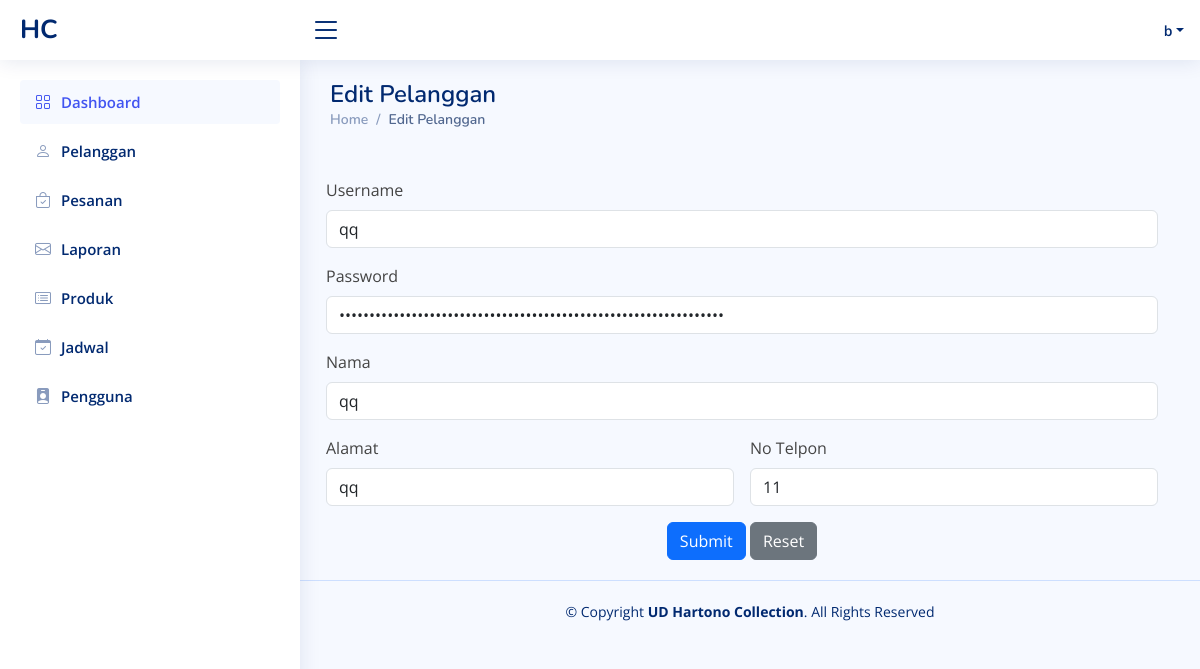
/admin/edit_pelanggan.php?id=PLG004 (signed in), run on the app's committed database.
### tables this page shows
CREATE TABLE `pelanggan` (
  `id_pelanggan` varchar(11) NOT NULL,
  `nama` varchar(100) NOT NULL,
  `alamat` varchar(200) NOT NULL,
  `no_telepon` varchar(15) NOT NULL,
  `username` varchar(250) NOT NULL,
  `password` varchar(250) NOT NULL
);

### admin/edit_pelanggan.php (the view, shortened to what this page needs)
<!DOCTYPE html>
<html lang="en">
<?php include 'root/head.php'; ?>
<body>
    <?php include 'root/navbar.php'; ?>
    <main id="main" class="main">
        <div class="pagetitle">
            <h1>Edit Pelanggan</h1>
            <nav>
                <ol class="breadcrumb">
                    <li class="breadcrumb-item"><a href="index.html">Home</a></li>
                    <li class="breadcrumb-item active">Edit Pelanggan</li>
                </ol>
            </nav>
        </div>
        <section class="section dashboard">
            <div class="row">
            <?php
    include('../koneksi/koneksi.php');
    if (isset($_GET['id'])) {
        $id_pelanggan = $_GET['id'];
        $sqlPelanggan = "SELECT * FROM pelanggan WHERE id_pelanggan = '$id_pelanggan'";
        $resultPelanggan = $conn->query($sqlPelanggan);
        if ($resultPelanggan->num_rows > 0) {
            $rowPelanggan = $resultPelanggan->fetch_assoc();
            ?>
            <form class="row g-3" action="proses_edit_pelanggan.php" method="post">
                <div class="col-md-12">
                  <label for="inputName5" class="form-label">Username</label>
                  <input type="text" name="username" value="<?php echo $rowPelanggan['username']; ?>" required class="form-control" id="inputName5">
                </div>
                <div class="col-md-12">
                  <label for="inputEmail5" class="form-label">Password</label>
                  <input type="password" name="password" value="<?php echo $rowPelanggan['password']; ?>" required class="form-control" id="inputEmail5">
                </div>
                <div class="col-md-12">
                  <label for="inputName5" class="form-label">Nama</label>
                  <input type="text" name="nama" value="<?php echo $rowPelanggan['nama']; ?>" required class="form-control" id="inputName5">
                </div>
                <div class="col-md-6">
                  <label for="inputEmail5" class="form-label">Alamat</label>
                  <input type="text" name="alamat" value="<?php echo $rowPelanggan['alamat']; ?>" required class="form-control" id="inputEmail5">
                </div>
                <div class="col-md-6">
                  <label for="inputPassword5" class="form-label">No Telpon</label>
                  <input type="text" name="no_telepon" value="<?php echo $rowPelanggan['no_telepon']; ?>" required class="form-control" id="inputPassword5">
                </div>
                <div class="text-center">
                  <button type="submit" class="btn btn-primary">Submit</button>
                  <button type="reset" class="btn btn-secondary">Reset</button>
                </div>
              </form>
              <?php
        } else {
            echo "Data pelanggan tidak ditemukan.";
        }
    } else {
        echo "ID pelanggan tidak valid.";
    }
    ?>
            </div>
        </section>
    </main>
    <?php include 'root/footer.php'; ?>
</body>
</html>

### admin/assets/css/style.css (style rules this page uses)
:root { scroll-behavior: smooth; }
body { font-family: "Open Sans", sans-serif; background: #f6f9ff; color: #444444; }
a { color: #4154f1; text-decoration: none; }
h1, h2, h3, h4, h5, h6 { font-family: "Nunito", sans-serif; }
#main { margin-top: 60px; padding: 20px 30px; transition: all 0.3s; }
.pagetitle { margin-bottom: 10px; }
.pagetitle h1 { font-size: 24px; margin-bottom: 0; font-weight: 600; color: #012970; }
.breadcrumb { font-size: 14px; font-family: "Nunito", sans-serif; color: #899bbd; font-weight: 600; }
.breadcrumb a { color: #899bbd; transition: 0.3s; }
.breadcrumb .breadcrumb-item::before { color: #899bbd; }
.breadcrumb .active { color: #51678f; font-weight: 600; }
@media (min-width: 1200px) { #main, #footer { margin-left: 300px; } }

### data on the page
pelanggan: username "qq", nama "qq", alamat "qq", no_telepon "11"

### other printed values
$_SESSION['user_name'] "b"
